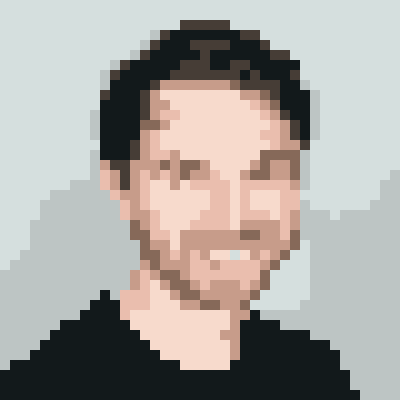
#> input picture 400.png, 400 x 400 px
$ python stack.py
#> lines starting #> are read from the running program, lines starting #| are printed output that depends on the picture
from PIL import Image, ImageDraw

face = Image.open("400.png")
#> face is the input picture: PIL image 400x400 RGB; mean R, G, B 168, 164.6, 160.1
frame = Image.open("frame.png")
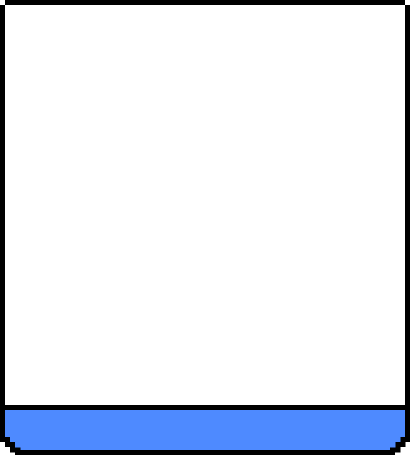
#> input picture frame.png, 410 x 455 px
#> frame is the input picture: PIL image 410x455 RGBA; mean R, G, B, A 6.6, 11.7, 21.6, 35.9
# gray with alpha
frame_gray = frame.copy().convert("LA")
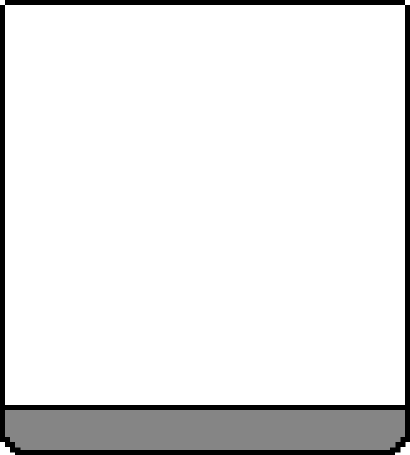
#> frame_gray: PIL image 410x455 LA; mean R, G, B, A 11.2, 11.2, 11.2, 35.9; transparent parts drawn white
w, h = frame_gray.size
#> w = 410; h = 455
px = list(frame_gray.crop([0,0,w,1]).getdata())
#> px = 410 pairs, first value 0 to 0, second value 0 to 255
# get values for first line of pixels
px = [px[i*w:(i+1)*w] for i in [0]][0]
# discard transparent ones
px = filter(lambda x: x[1]>0, px)
nontransparent_width = len(list(px))
#> nontransparent_width = 400
border_width = w - nontransparent_width
#> border_width = 10

w400, h400 = face.size # probable 400x400
#> w400 = 400; h400 = 400
# calculate new size for frame
k = h/w # frame ratio
#> k = 1.11
w_new = w400 + border_width
#> w_new = 410
h_new = int(w_new*k)
#> h_new = 455
frame = frame.resize((w_new, h_new), Image.NEAREST) # no blur resize

pos_x = int(border_width/2)
#> pos_x = 5

# start stacking images
canvas = Image.new("RGBA", frame.size)
#> canvas: PIL image 410x455 RGBA; every value is 0
canvas.paste(face, (pos_x, pos_x)) # need to calculate pos_y??
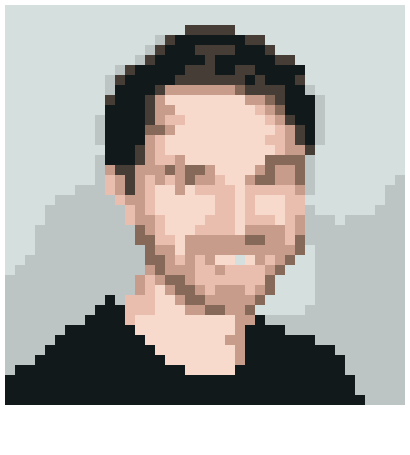
#> canvas: PIL image 410x455 RGBA; mean R, G, B, A 144.1, 141.1, 137.4, 218.7; transparent parts drawn white
canvas.paste(frame, frame.convert("RGBA"))
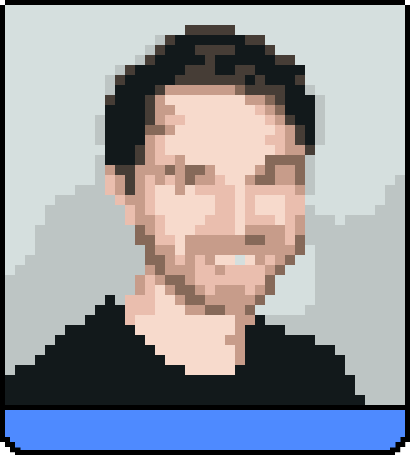
#> canvas: PIL image 410x455 RGBA; mean R, G, B, A 150.7, 152.8, 158.9, 254.6; transparent parts drawn white
img_draw = ImageDraw.Draw(canvas)
img_draw.text((20, h), 'Hello World', fill='green')
canvas.show()
canvas.save("test.png")
